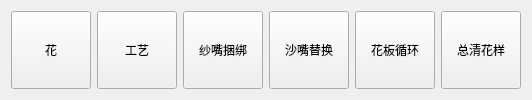
    <widget class="QWidget" name="tab_4">
     <attribute name="title">
      <string>花型</string>
     </attribute>
     <layout class="QHBoxLayout" name="horizontalLayout_26">
      <item>
       <widget class="QMdPushButton" name="qMdPushButton_7">
        <property name="sizePolicy">
         <sizepolicy hsizetype="Minimum" vsizetype="Minimum">
          <horstretch>0</horstretch>
          <verstretch>0</verstretch>
         </sizepolicy>
        </property>
        <property name="focusPolicy">
         <enum>Qt::NoFocus</enum>
        </property>
        <property name="text">
         <string>花</string>
        </property>
        <property name="icon">
         <iconset resource="resouce.qrc">
          <normaloff>:/image/resource/1g.png</normaloff>:/image/resource/1g.png</iconset>
        </property>
        <property name="iconSize">
         <size>
          <width>48</width>
          <height>48</height>
         </size>
        </property>
       </widget>
      </item>
      <item>
       <widget class="QMdPushButton" name="qMdPushButton_24">
        <property name="sizePolicy">
         <sizepolicy hsizetype="Minimum" vsizetype="Minimum">
          <horstretch>0</horstretch>
          <verstretch>0</verstretch>
         </sizepolicy>
        </property>
        <property name="focusPolicy">
         <enum>Qt::NoFocus</enum>
        </property>
        <property name="text">
         <string>工艺</string>
        </property>
       </widget>
      </item>
      <item>
       <widget class="QMdPushButton" name="qMdPushButton_17">
        <property name="sizePolicy">
         <sizepolicy hsizetype="Minimum" vsizetype="Minimum">
          <horstretch>0</horstretch>
          <verstretch>0</verstretch>
         </sizepolicy>
        </property>
        <property name="focusPolicy">
         <enum>Qt::NoFocus</enum>
        </property>
        <property name="text">
         <string>纱嘴捆绑</string>
        </property>
       </widget>
      </item>
      <item>
       <widget class="QMdPushButton" name="qMdPushButton_22">
        <property name="sizePolicy">
         <sizepolicy hsizetype="Minimum" vsizetype="Minimum">
          <horstretch>0</horstretch>
          <verstretch>0</verstretch>
         </sizepolicy>
        </property>
        <property name="focusPolicy">
         <enum>Qt::NoFocus</enum>
        </property>
        <property name="text">
         <string>沙嘴替换</string>
        </property>
       </widget>
      </item>
      <item>
       <widget class="QMdPushButton" name="qMdPushButton_23">
        <property name="sizePolicy">
         <sizepolicy hsizetype="Minimum" vsizetype="Minimum">
          <horstretch>0</horstretch>
          <verstretch>0</verstretch>
         </sizepolicy>
        </property>
        <property name="focusPolicy">
         <enum>Qt::NoFocus</enum>
        </property>
        <property name="text">
         <string>花板循环</string>
        </property>
       </widget>
      </item>
      <item>
       <widget class="QMdPushButton" name="qMdPushButton_16">
        <property name="sizePolicy">
         <sizepolicy hsizetype="Minimum" vsizetype="Minimum">
          <horstretch>0</horstretch>
          <verstretch>0</verstretch>
         </sizepolicy>
        </property>
        <property name="focusPolicy">
         <enum>Qt::NoFocus</enum>
        </property>
        <property name="text">
         <string>总清花样</string>
        </property>
       </widget>
      </item>
     </layout>
    </widget>
